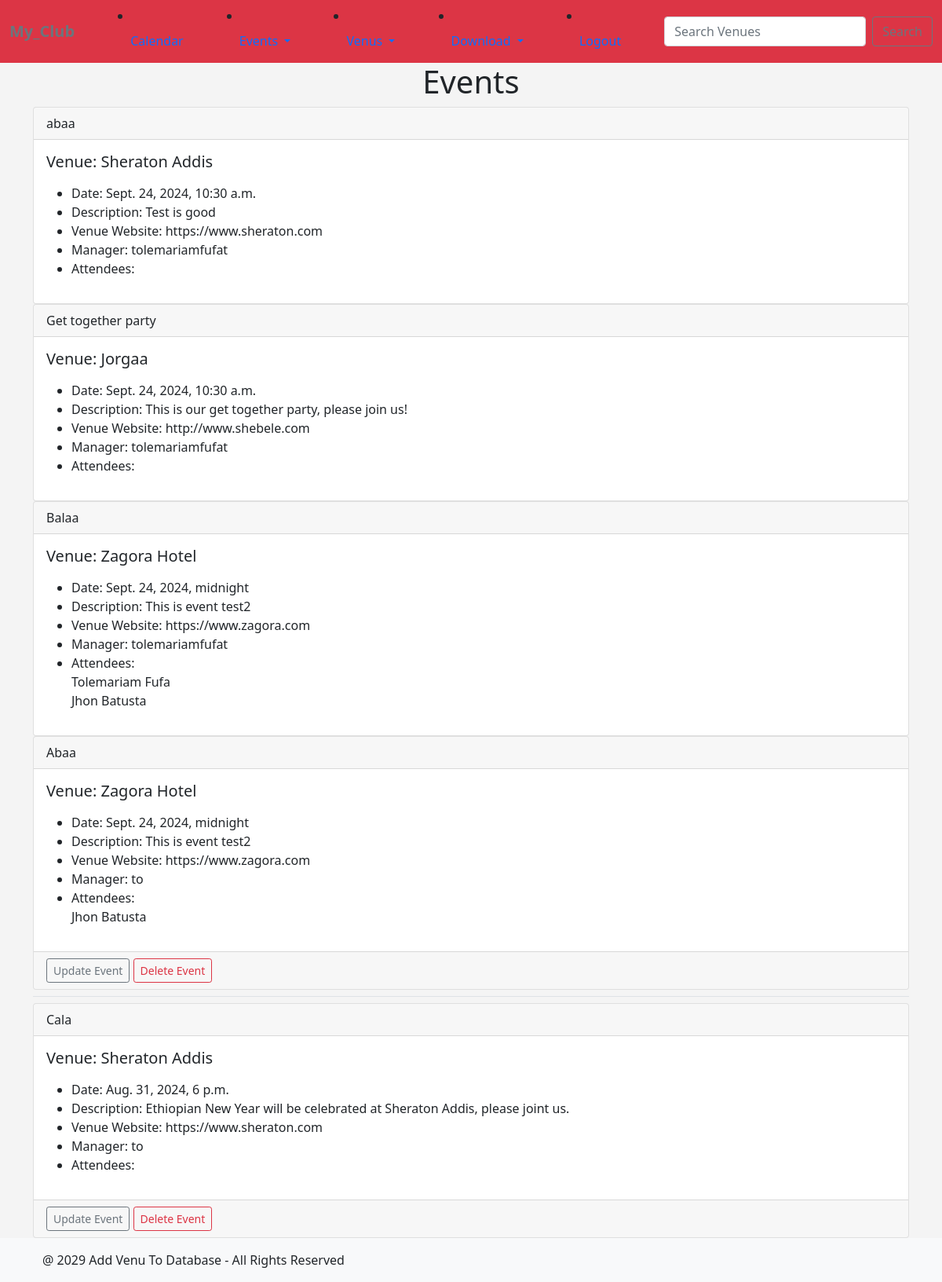
Screenshot of /all_events/ (signed in) with the database file from the repository.
### formsapp/models.py (models this page shows)
class Event(models.Model):
    name = models.CharField('Event Name', max_length=120)
    event_date = models.DateTimeField('Event Date')
    venue = models.ForeignKey(Venue, blank=True, null=True, on_delete=models.CASCADE)
    manager = models.ForeignKey(User, blank=True, null=True, on_delete=models.SET_NULL)
    description = models.TextField(blank=True)
    attendees = models.ManyToManyField(MyClubUser, blank=True)
    def __str__(self):
        return self.name

class Venue(models.Model):
    name = models.CharField('Venue Name', max_length=100)
    address = models.CharField(max_length=100)
    zip_code = models.CharField('Zip Code', max_length=100)
    phone = models.CharField('Contact Phone', max_length=20, blank=True)
    web = models.URLField('Website Address', blank=True, null=True)
    email_address = models.EmailField('Email Address', max_length=100, blank=True)
    owner = models.IntegerField("Venue Owner", blank=False, default=1)
    def __str__(self):
        return self.name

class MyClubUser(models.Model):
    firs_name = models.CharField(max_length=30)
    last_name = models.CharField(max_length=30)
    email = models.EmailField('User Email')
    def __str__(self):
        return self.firs_name + ' ' + self.last_name

### formsapp/views.py (the view)
# urls.py: path("all_events/", views.all_events, name='all_events'),
def all_events(request):
    event_list = Event.objects.all().order_by('-event_date')
    return render(request, 'formsapp/all_events.html',
                  {'event_list': event_list})

### formsapp/templates/formsapp/all_events.html
{% extends "formsapp/base.html" %}
{% block content %}
{% block title %}
    <center>
    <h1>Events</h1>
    </center>
{% endblock title %}
{% for event in event_list %}
    <div class="card">
        <div class="card-header">
        {{ event }}
        </div>
    <div class="card-body">
      <h5 class="card-title"> Venue: {{ event.venue }}</h5>
      <p class="card-text">
        <ul>
            <li>Date: {{ event.event_date }}</li>
            <li>Description: {{ event.description }}</li>
            <li>Venue Website: {{ event.venue.web }}</li>
            <li>Manager: {{ event.manager }}</li>
            <li>Attendees:<br/>
                {% for user in event.attendees.all %}
                {{ user }}<br/>
                {% endfor %}
                </li>
                </ul>
            </p>
    </div>
    {% if user.is_authenticated %}
        {% if user == event.manager %}
        <dive class="card-footer text-muted">
            <a href="{% url "update-event" event.id %}"
            class="btn btn-outline-secondary btn-sm">Update Event</a>
            <a href="{% url "delete-event" event.id %}"
            class="btn btn-outline-danger btn-sm">Delete Event</a>
        </div>
            {% endif %}
        {% endif %}
    </div>
{% endfor %}
{% endblock content %}

### formsapp/templates/formsapp/base.html (style rules this page uses)
body { background: #f4f4f4; }

### rows the page displays
Event: name "abaa", venue "Sheraton Addis", event_date "Sept. 24, 2024, 10:30 a.m.", description "Test is good", venue.web "https://www.sheraton.com", manager "tolemariamfufat"
Event: name "Get together party", venue "Jorgaa", event_date "Sept. 24, 2024, 10:30 a.m.", description "This is our get together party, please join us!", venue.web "http://www.shebele.com", manager "tolemariamfufat"
Event: name "Balaa", venue "Zagora Hotel", event_date "Sept. 24, 2024, midnight", description "This is event test2", venue.web "https://www.zagora.com", manager "tolemariamfufat"
MyClubUser: firs_name+last_name "Tolemariam Fufa"
MyClubUser: firs_name+last_name "Jhon Batusta"
Event: name "Abaa", venue "Zagora Hotel", event_date "Sept. 24, 2024, midnight", description "This is event test2", venue.web "https://www.zagora.com", manager "to", shows "Update Event"
Event: name "Cala", venue "Sheraton Addis", event_date "Aug. 31, 2024, 6 p.m.", description "Ethiopian New Year will be celebrated at Sheraton Addis, please joint us.", venue.web "https://www.sheraton.com", manager "to", shows "Update Event"
